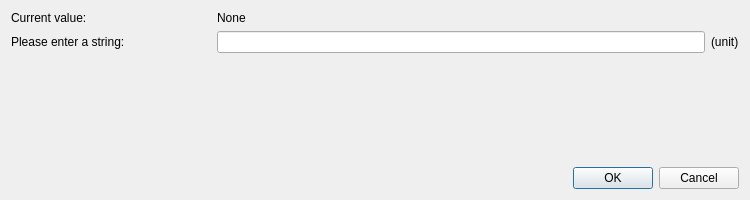
<?xml version="1.0" encoding="UTF-8"?>
<ui version="4.0">
 <class>StringSelect</class>
 <widget class="QWidget" name="StringSelect">
  <property name="geometry">
   <rect>
    <x>0</x>
    <y>0</y>
    <width>750</width>
    <height>200</height>
   </rect>
  </property>
  <property name="windowTitle">
   <string>Form</string>
  </property>
  <layout class="QVBoxLayout" name="verticalLayout">
   <item>
    <layout class="QGridLayout" name="gridLayout">
     <item row="0" column="0">
      <widget class="QLabel" name="staticLabel">
       <property name="sizePolicy">
        <sizepolicy hsizetype="Fixed" vsizetype="Preferred">
         <horstretch>0</horstretch>
         <verstretch>0</verstretch>
        </sizepolicy>
       </property>
       <property name="minimumSize">
        <size>
         <width>200</width>
         <height>0</height>
        </size>
       </property>
       <property name="text">
        <string>Current value:</string>
       </property>
      </widget>
     </item>
     <item row="0" column="1" colspan="2">
      <widget class="QLabel" name="valueLabel">
       <property name="sizePolicy">
        <sizepolicy hsizetype="Expanding" vsizetype="Preferred">
         <horstretch>0</horstretch>
         <verstretch>0</verstretch>
        </sizepolicy>
       </property>
       <property name="text">
        <string>None</string>
       </property>
      </widget>
     </item>
     <item row="1" column="0">
      <widget class="QLabel" name="questionLabel">
       <property name="sizePolicy">
        <sizepolicy hsizetype="Fixed" vsizetype="Preferred">
         <horstretch>0</horstretch>
         <verstretch>0</verstretch>
        </sizepolicy>
       </property>
       <property name="minimumSize">
        <size>
         <width>200</width>
         <height>0</height>
        </size>
       </property>
       <property name="text">
        <string>Please enter a string:</string>
       </property>
      </widget>
     </item>
     <item row="1" column="1">
      <widget class="QLineEdit" name="lineEdit"/>
     </item>
     <item row="1" column="2">
      <widget class="QLabel" name="unitsLabel">
       <property name="sizePolicy">
        <sizepolicy hsizetype="Fixed" vsizetype="Preferred">
         <horstretch>0</horstretch>
         <verstretch>0</verstretch>
        </sizepolicy>
       </property>
       <property name="text">
        <string>(unit)</string>
       </property>
      </widget>
     </item>
    </layout>
   </item>
   <item>
    <spacer name="verticalSpacer">
     <property name="orientation">
      <enum>Qt::Vertical</enum>
     </property>
     <property name="sizeHint" stdset="0">
      <size>
       <width>20</width>
       <height>86</height>
      </size>
     </property>
    </spacer>
   </item>
   <item>
    <widget class="QDialogButtonBox" name="buttonBox">
     <property name="standardButtons">
      <set>QDialogButtonBox::Cancel|QDialogButtonBox::Ok</set>
     </property>
     <property name="centerButtons">
      <bool>false</bool>
     </property>
    </widget>
   </item>
  </layout>
 </widget>
 <resources/>
 <connections/>
</ui>
